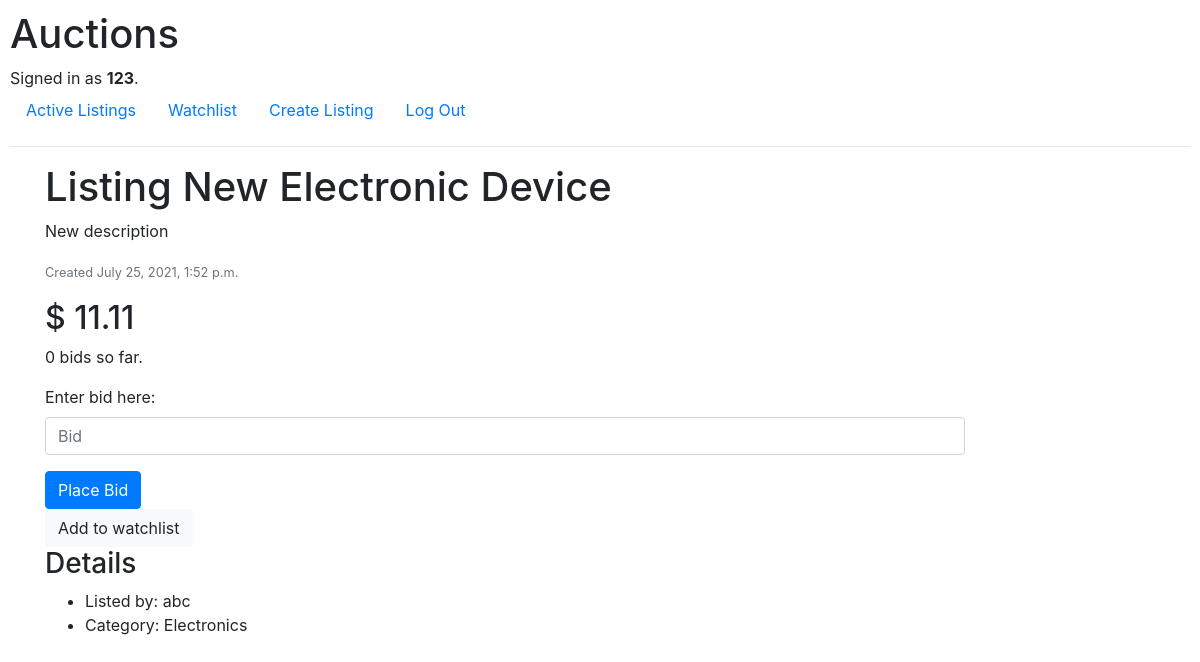
Screenshot of /listing/5 (signed in) with the database file from the repository.
### auctions/models.py (models this page shows, shortened)
class User(AbstractUser):
    pass

class Listing(models.Model):
    creator = models.ForeignKey(User, on_delete=models.CASCADE, related_name="listings")
    title = models.CharField(max_length=64)
    description = models.TextField()
    image = models.ImageField(null=True, blank=True, upload_to="auctions")
    category = models.ForeignKey(Category, blank=True, on_delete=models.CASCADE, related_name="category_items")
    date_created = models.DateTimeField()
    is_active = models.BooleanField()
    price = models.DecimalField(max_digits=19, decimal_places=2)
    highest_bid = models.ForeignKey('Bid', null=True, blank=True, on_delete=models.CASCADE, related_name="winners")
    watchers = models.ManyToManyField(User, blank=True, related_name="watchlist")

class Category(models.Model):
    name = models.CharField(max_length=64)

### auctions/views.py (the view, shortened to what this page needs)
# urls.py: path("listing/<int:listing_id>", views.listing, name="listing"),
def listing(request, listing_id):
    listing_obj = get_object_or_404(Listing, pk=listing_id)
    bid_form = NewBidForm()
    bidder_count = listing_obj.listing_bids.count()
    highest_bid = listing_obj.highest_bid
    highest_bidder = None
    highest_bid_price = None
    if highest_bid:
        highest_bidder = highest_bid.user
        highest_bid_price = highest_bid.price
    watching = False
    if request.user.watchlist.filter(pk=listing_id):
        watching = True
    context = {
        "listing": listing_obj,
        "bid_form": bid_form,
        "bidder_count": bidder_count,
        "highest_bidder": highest_bidder,
        "highest_bid_price": highest_bid_price,
        "watching": watching
    }
    return render(request, "auctions/listing.html", context)

### auctions/forms.py
class NewBidForm(forms.ModelForm):
    class Meta:
        model = Bid
        fields = ['price']
        widgets = {
            'price': forms.NumberInput(attrs={"class": "form-control", "placeholder": "Bid"})
        }
        labels = {
            'price': "Enter bid here:"
        }

### auctions/templates/auctions/listing.html (shortened to what this page needs)
{% extends "auctions/layout.html" %}
{% block body %}
<div class="container">
    <div class="row">
        <div class="col-10">
            <h1>Listing {{ listing.title }}</h1>
            <p>{{ listing.description }}</p>
            <p class="text-secondary"><small>Created {{ listing.date_created }}</small></p>
        </div>
    </div>
    <div class="row">
        <div class="col-10">
            <h2>$
                {% if listing.highest_bid %}
                {{ listing.highest_bid.price }}
                {% else %}
                {{ listing.price }}
                {% endif %}
            </h2>
            <p>
                {{ bidder_count }}
                {% if bidder_count == 1 %}
                 bid
                {% else %}
                 bids
                {% endif %}
                 so far.
            </p>
            <form action="{% url 'auctions:listing' listing_id=listing.id %}" method="POST">
                <div class="form-group">
                    {{ bid_form }}
                </div>
                <input type="submit" class="btn btn-primary" value="Place Bid">
            </form>
            <a href="{% url 'auctions:watch' listing_id=listing.id %}"
            class="btn btn-light">
            {% if watching %}
            Remove from
            {% else %}
            Add to
            {% endif %}
             watchlist
            </a>
        </div>
    </div>
    <div class="row">
        <div class="col-10">
            <h3>Details</h3>
            <ul>
                <li>Listed by: {{ listing.creator.username }}</li>
                <li>Category: {{ listing.category.name }}</li>
            </ul>
        </div>
    </div>
</div>
{% endblock %}

### auctions/templates/auctions/layout.html (shortened to what this page needs)
{% load static %}
<!DOCTYPE html>
<html lang="en">
    <head>
        <link rel="stylesheet" href="https://stackpath.bootstrapcdn.com/bootstrap/4.4.1/css/bootstrap.min.css">
        <link href="{% static 'auctions/styles.css' %}" rel="stylesheet">
    </head>
    <body>
        <h1>Auctions</h1>
        <div>
            {% if user.is_authenticated %}
                Signed in as <strong>{{ user.username }}</strong>.
            {% else %}
                Not signed in.
            {% endif %}
        </div>
        <ul class="nav">
            <li class="nav-item">
                <a class="nav-link" href="{% url 'auctions:index' %}">Active Listings</a>
            </li>
            {% if user.is_authenticated %}
                <li class="nav-item">
                    <a class="nav-link" href="{% url 'auctions:watchlist' %}">Watchlist</a>
                </li>
                <li class="nav-item">
                    <a class="nav-link" href="{% url 'auctions:new_listing' %}">Create Listing</a>
                </li>
                <li class="nav-item">
                    <a class="nav-link" href="{% url 'auctions:logout' %}">Log Out</a>
                </li>
            {% endif %}
        </ul>
        <hr>
        {% block body %}
        {% endblock %}
    </body>
</html>

### auctions/static/auctions/styles.css (style rules this page uses)
body { padding: 10px; }

### rows the page displays
User: username "123"
Listing: title "New Electronic Device", description "New description", date_created "July 25, 2021, 1:52 p.m.", price "11.11", creator.username "abc", category.name "Electronics"

### other values shown
{{ bidder_count }} "0"
